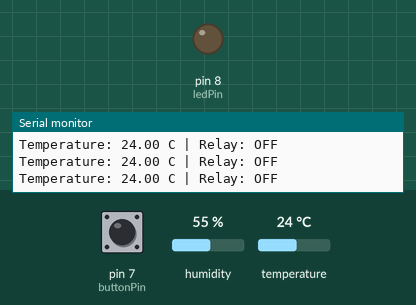
Bench run of a sketch on a simulated Arduino Uno, built with avr-gcc and run on an emulated ATmega328P. Shown: output pins drawn as LEDs (lit = HIGH), the last lines printed to the serial monitor. The test bench sets the inputs (shaded band); at power-on: temperature 24 °C, pin 7 (buttonPin) HIGH, humidity 55 %.

Above: at 2.8 s.
2.9 s: temperature set to 31.2 °C
5.2 s: temperature set to 32.6 °C
At 6.3 s:
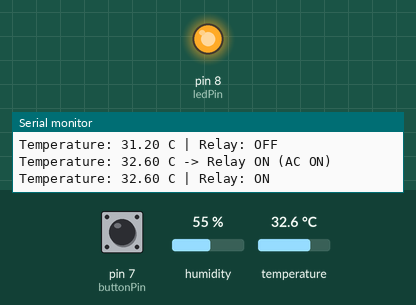
7.5 s: pin 7 (buttonPin) pulled LOW for 1.2 s
At 9.3 s:
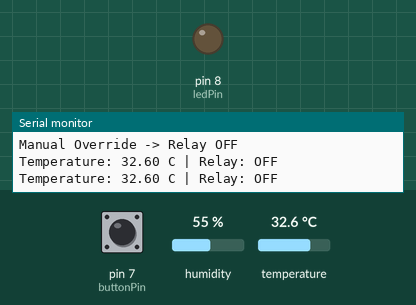
10.2 s: pin 7 (buttonPin) pulled LOW for 1.2 s
At 11.8 s:
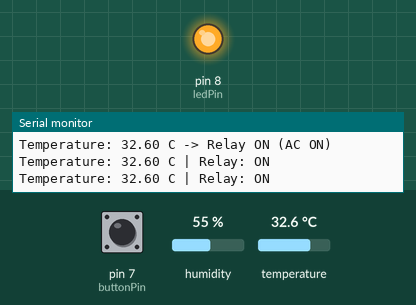
12.9 s: pin 7 (buttonPin) pulled LOW for 3.2 s
At 14.3 s:
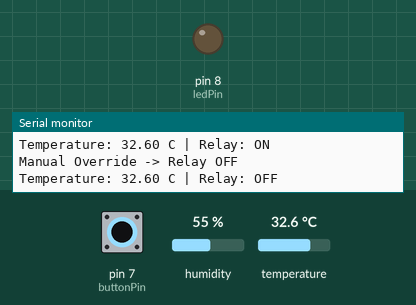
Timing chart, 0 to 15.9 s (numbered marks = the images above; inputs shaded):
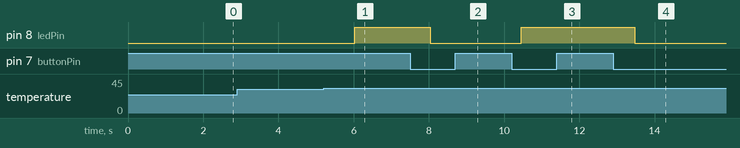

The sketch:

Relay.ino
```cpp
#include <DHT.h>

#define DHTPIN 2
#define DHTTYPE DHT22

DHT dht(DHTPIN, DHTTYPE);

const int ledPin = 8;      // LED = Relay/AC
const int buttonPin = 7;   // Manual Override Button

bool relayState = false;
bool manualOverride = false;
bool lastButtonState = HIGH;

void setup() {
  pinMode(ledPin, OUTPUT);
  pinMode(buttonPin, INPUT_PULLUP);

  digitalWrite(ledPin, LOW);

  Serial.begin(9600);
  dht.begin();
}

void loop() {
  float temp = dht.readTemperature();

  // Button Press Detection
  bool currentButton = digitalRead(buttonPin);

  if (currentButton == LOW && lastButtonState == HIGH) {
    manualOverride = !manualOverride;

    if (manualOverride) {
      relayState = !relayState;
      digitalWrite(ledPin, relayState);

      Serial.print("Manual Override -> Relay ");
      Serial.println(relayState ? "ON" : "OFF");
    } else {
      Serial.println("Manual Override OFF (Auto Mode)");
    }

    delay(200);
  }

  lastButtonState = currentButton;

  // Automatic Control (Only when Manual Override is OFF)
  if (!manualOverride && !isnan(temp)) {

    if (temp > 32 && !relayState) {
      relayState = true;
      digitalWrite(ledPin, HIGH);

      Serial.print("Temperature: ");
      Serial.print(temp);
      Serial.println(" C -> Relay ON (AC ON)");
    }

    if (temp < 28 && relayState) {
      relayState = false;
      digitalWrite(ledPin, LOW);

      Serial.print("Temperature: ");
      Serial.print(temp);
      Serial.println(" C -> Relay OFF (AC OFF)");
    }
  }

  // Show Temperature Every Second
  if (!isnan(temp)) {
    Serial.print("Temperature: ");
    Serial.print(temp);
    Serial.print(" C | Relay: ");
    Serial.println(relayState ? "ON" : "OFF");
  }

  delay(1000);
}
```

Measured:
- the behaviour switches between 32 and 32.1 °C on temperature (found by bisection; images 0 and 1)
- after the input at 5.2 s, pin 8 (ledPin): LOW → HIGH after 0.83 s
- after the input at 7.5 s, pin 8 (ledPin): HIGH → LOW after 0.54 s
- after the input at 10.2 s, pin 8 (ledPin): LOW → HIGH after 0.25 s
- after the input at 12.9 s, pin 8 (ledPin): HIGH → LOW after 0.57 s
